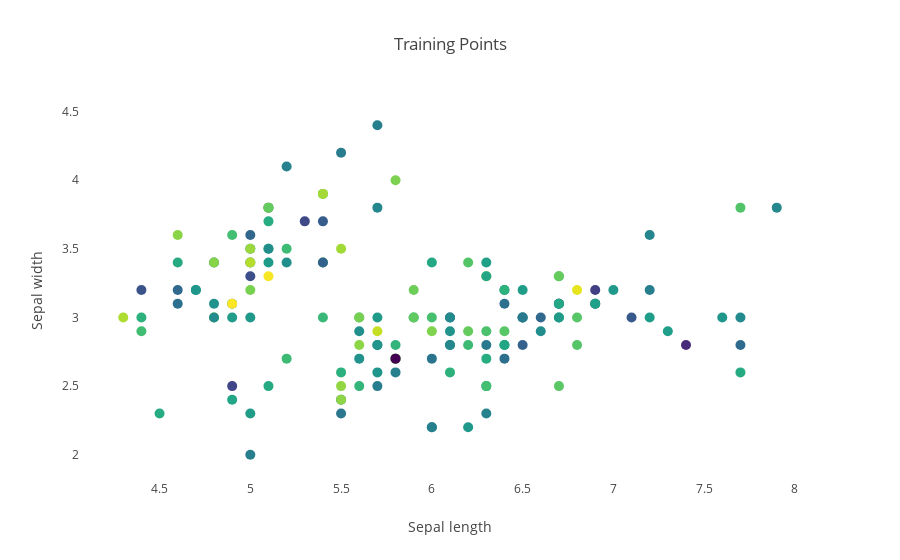

The code cell stored with this chart in its notebook:
### Code cell
import plotly.offline as py
import plotly.graph_objs as go
py.init_notebook_mode(connected=True)
from plotly import tools
import plotly.figure_factory as ff
iris = datasets.load_iris()
X = iris.data[:, :2]  # we only take the first two features.
Y = iris.target

x_min, x_max = X[:, 0].min() - .5, X[:, 0].max() + .5
y_min, y_max = X[:, 1].min() - .5, X[:, 1].max() + .5
trace = go.Scatter(x=X[:, 0],
                   y=X[:, 1],
                   mode='markers',
                   marker=dict(color=np.random.randn(150),
                               size=10,
                               colorscale='Viridis',
                               showscale=False))

layout = go.Layout(title='Training Points',
                   xaxis=dict(title='Sepal length',
                            showgrid=False),
                   yaxis=dict(title='Sepal width',
                            showgrid=False),
                  )
 
fig = go.Figure(data=[trace], layout=layout)
py.iplot(fig)

### Figure 1 — Plotly figure (JSON) as saved in the notebook; plotly's stock layout.template omitted (floating-point values rounded to 4 significant figures; data arrays with more than 128 entries replaced by an {"elided": "..."} marker saying what was removed)
{"data": [{"marker": {"color": {"elided": "150 float values"}, "colorscale": "Viridis", "showscale": false, "size": 10}, "mode": "markers", "type": "scatter", "uid": "b038a509-d7b4-4419-abb8-fdb4e2d502ec", "x": {"elided": "150 float values"}, "y": {"elided": "150 float values"}}], "layout": {"title": {"text": "Training Points"}, "xaxis": {"showgrid": false, "title": {"text": "Sepal length"}}, "yaxis": {"showgrid": false, "title": {"text": "Sepal width"}}}}
